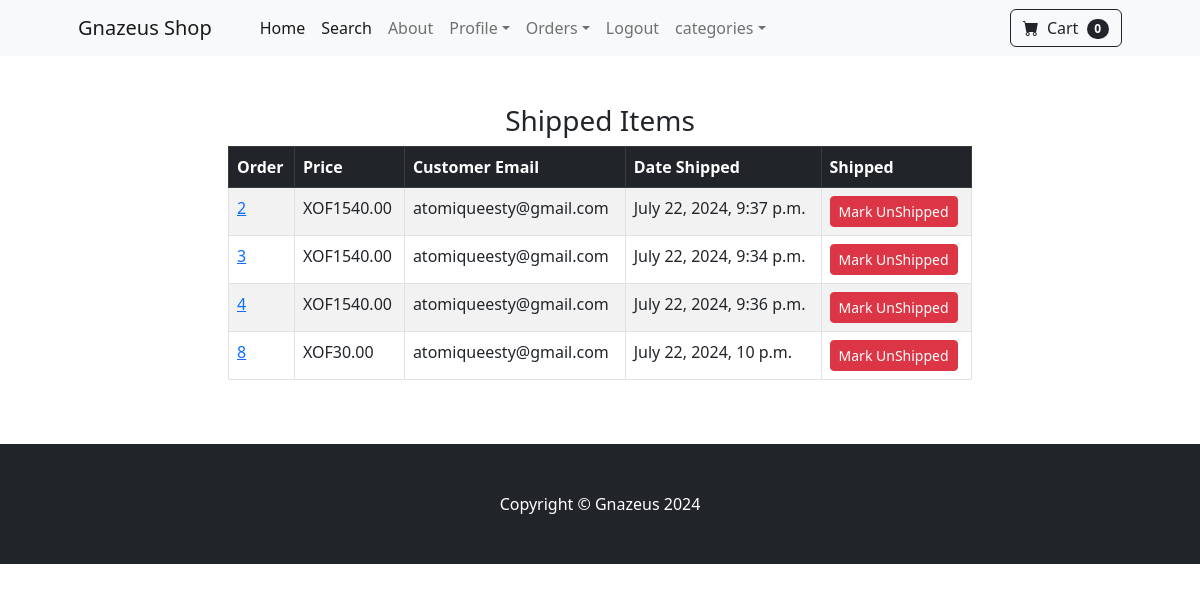
Before: /payment/shipped_dash (signed in) with the older database file.
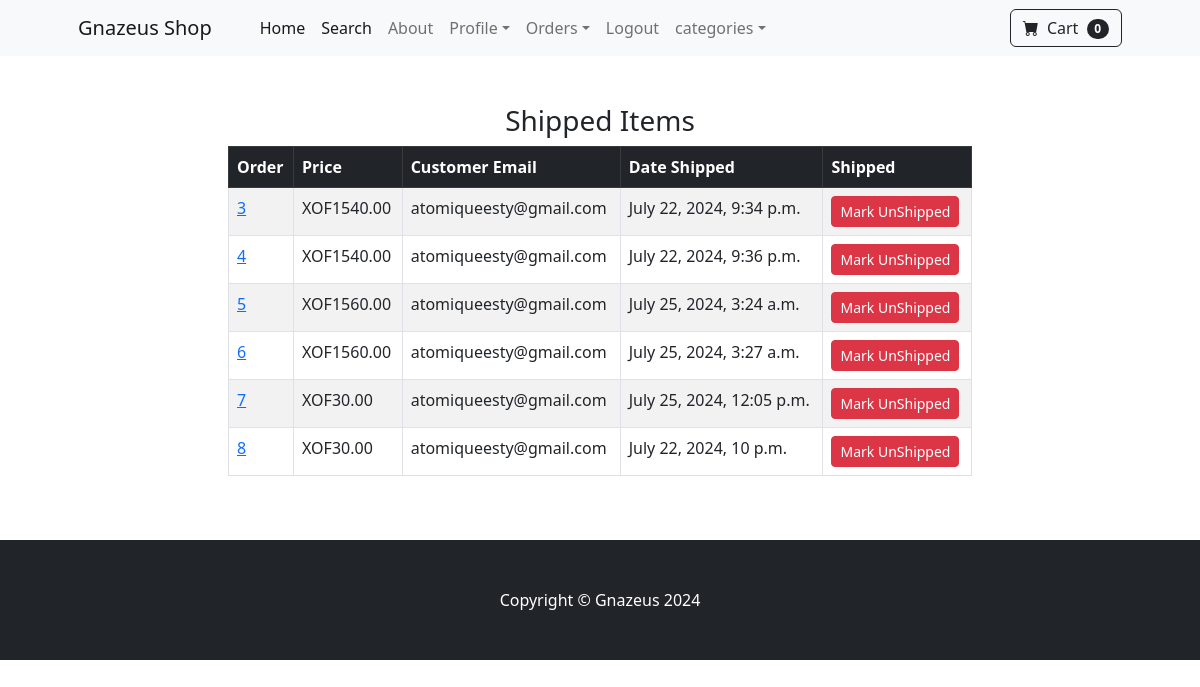
After: the same page with the newer database file.
### payment/models.py (models this page shows, shortened)
class Order(models.Model):
	user = models.ForeignKey(User, on_delete=models.CASCADE, null=True, blank=True)
	full_name = models.CharField(max_length=250)
	email = models.EmailField(max_length=250)
	shipping_address = models.TextField(max_length=15000)
	amount_paid = models.DecimalField(max_digits=7, decimal_places=2)
	date_ordered = models.DateTimeField(auto_now_add=True)
	shipped = models.BooleanField(default=False)
	date_shipped = models.DateTimeField(blank=True, null=True)

### payment/views.py (the view, shortened to what this page needs)
# urls.py: path('shipped_dash', views.shipped_dash, name='shipped_dash'),
def shipped_dash(request):
    if request.user.is_authenticated:
        orders = Order.objects.filter(shipped=True)
        return render(request, "payment/shipped_dash.html", {"orders": orders})
    else:
        messages.success(request, "Access Denied")
        return redirect('home')

### cart/cart.py (called while the page is built)
    def __len__(self):
        return len(self.cart)

### cart/context_processors.py (called while the page is built)
def cart(request):
    return {'cart': Cart(request)}

### payment/templates/payment/shipped_dash.html (shortened to what this page needs)
{% extends 'base.html' %}
{% block content %}
        <div class="container">
        	<div class="row">
        		<center>
        			<div class="col-8">
        				<br/><br/>
<h3>Shipped Items</h3>
<table class="table table-striped table-hover table-bordered">
  <thead class="table-dark">
    <tr>
      <th scope="col">Order</th>
      <th scope="col">Price</th>
      <th scope="col">Customer Email</th>
      <th scope="col">Date Shipped</th>
      <th scope="col">Shipped</th>
    </tr>
  </thead>
  <tbody>
    {% for item in orders %}
    <tr>
      <td><a href="{% url 'orders' item.id %}">{{ item.id }}</a> </td>
      <td>XOF{{ item.amount_paid }}</td>
      <td>{{ item.email }}</td>
      <td>{{ item.date_shipped }}</td>
       <td>
        <form method="POST">
          <button type="Submit" class="btn btn-danger btn-sm">Mark UnShipped</button>
        </form>
      </td>
    </tr>
    {% endfor %}
  </tbody>
</table>
<br/><br/>
        			</div>
        		</center>
        	</div>
        </div>
{% endblock %}

Changed rows visible on the page:
no longer on this page (row edited): Order: id "2", amount_paid "1540.00", email "atomiqueesty@gmail.com", date_shipped "July 22, 2024, 9:37 p.m."
now on this page (row edited): Order: id "5", amount_paid "1560.00", email "atomiqueesty@gmail.com", date_shipped "July 25, 2024, 3:24 a.m."
now on this page (row edited): Order: id "6", amount_paid "1560.00", email "atomiqueesty@gmail.com", date_shipped "July 25, 2024, 3:27 a.m."
now on this page (row edited): Order: id "7", amount_paid "30.00", email "atomiqueesty@gmail.com", date_shipped "July 25, 2024, 12:05 p.m."
